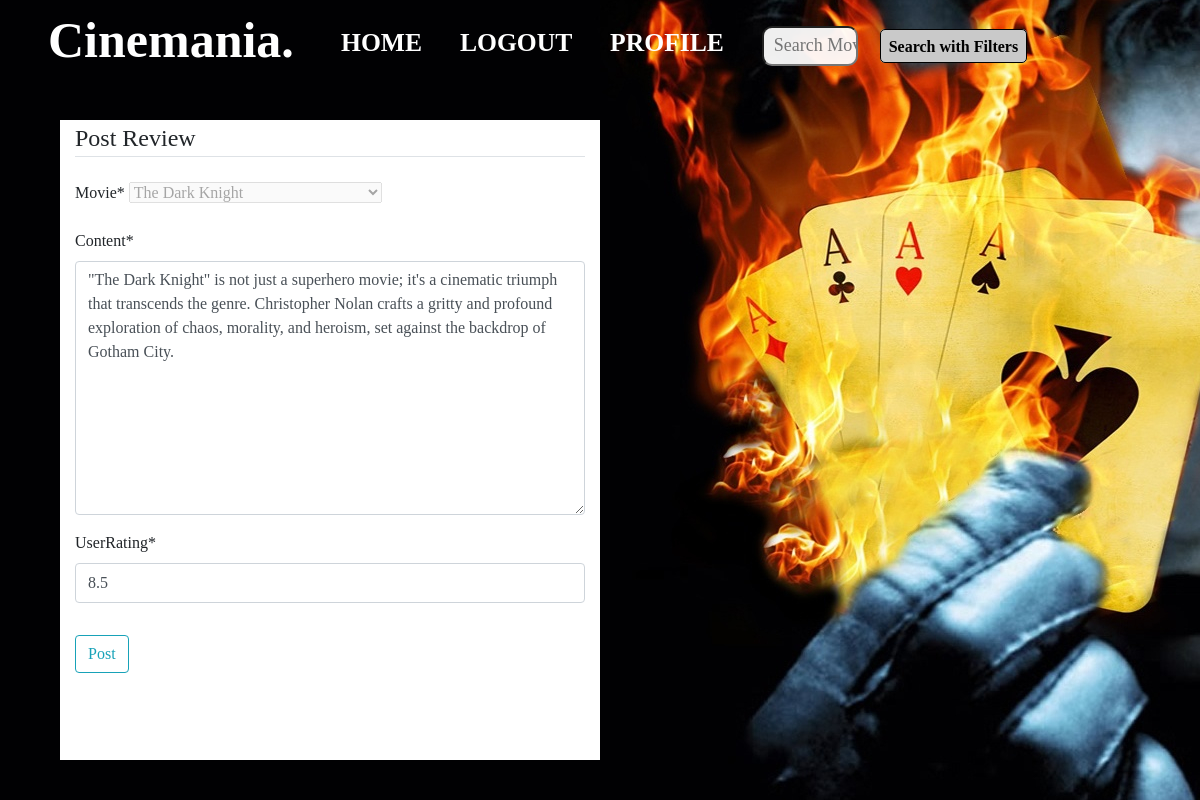
Screenshot of /reviews/2/update/ (signed in) with the database file from the repository.
### blog/models.py (models this page shows, shortened)
class Review(models.Model):
    username = models.ForeignKey(User, on_delete=models.CASCADE)
    movie = models.ForeignKey(Movie, on_delete=models.CASCADE)  # Link to Movie model
    content = models.TextField()
    userRating = models.DecimalField(max_digits=2, decimal_places=1, default=5.0)
    date_posted = models.DateTimeField(default=timezone.now)

### blog/views.py (the view, shortened to what this page needs)
# urls.py: path('reviews/<int:pk>/update/', ReviewUpdateView.as_view(), name='update-review'),
class ReviewUpdateView(LoginRequiredMixin, UserPassesTestMixin, UpdateView):
    model = Review
    form_class=ReviewForm
    template_name='blog/review_form.html'
    def test_func(self):
        review = self.get_object()
        return self.request.user == review.username
    def get_context_data(self, **kwargs):
        context = super().get_context_data(**kwargs)
        context['title'] = 'Update Review'
        context['movie'] = get_object_or_404(Movie, id=self.kwargs.get('pk'))
        return context

### blog/forms.py
class ReviewForm(forms.ModelForm):
    class Meta:
        model = Review
        fields = ['movie', 'content', 'userRating']
    def __init__(self, *args, **kwargs):
        super().__init__(*args, **kwargs)
        self.fields['movie'].disabled = True

### blog/models.py (called while the page is built)
    def __str__(self):
        return self.title

### blog/templates/blog/review_form.html (shortened to what this page needs)
{% extends "blog/base.html" %}
{% load crispy_forms_tags %}
{% block styling %}
<link rel="stylesheet" href="https://maxcdn.bootstrapcdn.com/bootstrap/4.0.0/css/bootstrap.min.css">
{% endblock styling %}
{% block content %}
    <div class="content-section container">
        <form method="POST">
            <fieldset class="form-group">
                <legend class="border-bottom mb-4">Post Review</legend>
                {{ form|crispy }}
            </fieldset>
            <div class="form-group">
                <button class="btn btn-outline-info" type="submit">Post</button>
            </div>
        </form>
    </div>
{% endblock content %}

### blog/static/style.css (style rules this page uses)
* { margin: 0%; padding: 0%; font-family:Cambria, Cochin, Georgia, Times, 'Times New Roman', serif; }
form { display: inline; }
input { background: rgba(255, 255, 255, 0.781); border-radius: 10px; height: 40px; width: 250px; font-size: 18px; color: rgb(0, 0, 0); padding-left: 10px; }

### blog/templates/blog/review_form.html (style rules this page uses)
.container { position: absolute; top: 15%; left: 5%; width: 45vw; height: 80vh; background-color: rgb(255, 255, 255); overflow: auto; }

### blog/templates/blog/base.html (style rules this page uses)
form { display: inline; }

### rows the page displays
Review: movie "The Dark Knight", content "\"The Dark Knight\" is not just a superhero movie; it's a cinematic triumph that transcends the genre. Christopher Nolan crafts a gritty and profound exploration of chaos, morality, and heroism, set against the backdrop of Gotham City.", userRating "8.5"
